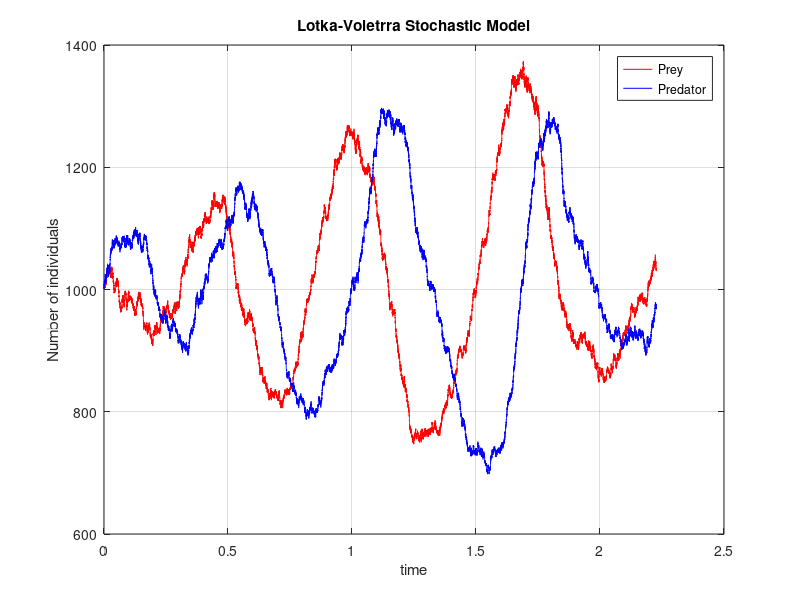
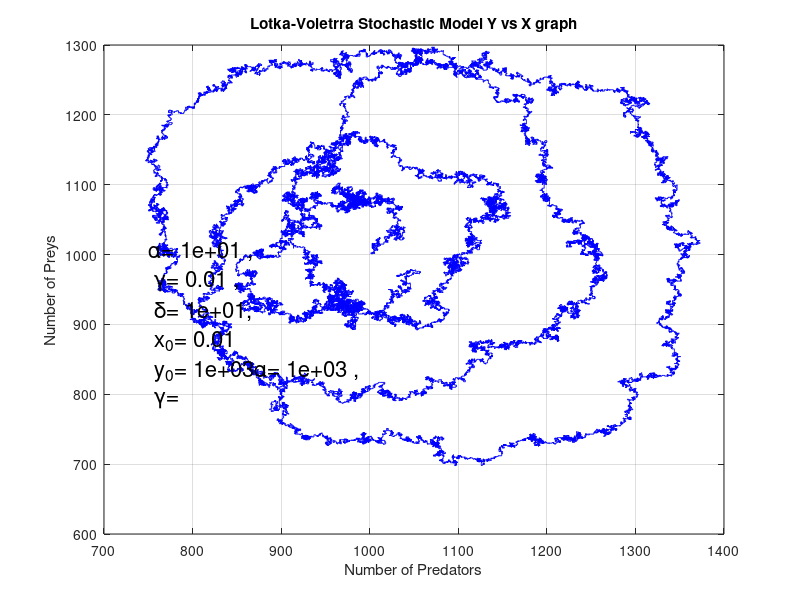

The MATLAB source for these figures, in order:
%Lotka reactions
%Based on Gillespie D. Exact Stochastic SImulation of COupled Chemical...
function lotca_stochastic();

clear all
close all
clc

%initial conditions 

global alpha;
global beta;
global delta;
global gamma;

alpha=10;
beta=0.01;
delta=beta;
gamma=10;


x0=1002;
y0=1002;

t0=0;
t=t0;

x=x0;
y=y0;

xplot=ones(1,1)*x0;
yplot=ones(1,1)*y0;
tplo=zeros(1,1);
tplo(1,1)=t0;



s=0;
smax=90000;

while s<smax    
    
    a(1)=alpha*x;
    a(2)=beta*x*y;
    a(3)=delta*x*y;
    a(4)=gamma*y;
    a0=sum(a);
    %step 2
    r=rand(2,1);
    tao=-log(r(1))/a0;
    mu=find((cumsum(a) >= r(2)*a0),1,'first');
    %step 3
    t=t+tao;
    
    if mu==1
        x=x+1;
    elseif mu==2
        x=x-1;        
    elseif mu==3
        y=y+1;
    elseif mu==4
        y=y-1;
    elseif mu==5
            x=x;
    elseif mu==6
            y=y;
    end
   
 s=s+1;
 tplo(s)=t;
 xplot(s)=x;
 yplot(s)=y;
 end
 
%plots and ode solver    

figure(1)    
%plot(tplo,Xplot,'*b',te,ex,'r');
plot(tplo,xplot,'r',tplo,yplot,'b');
grid on
xlabel('time');
ylabel('Number of individuals');
title('Lotka-Voletrra Stochastic Model');
legend('Prey','Predator')
pos = get(gcf, 'Position'); %// gives x left, y bottom, width, height
equis = pos(3);
ye = pos(4);
htext=text(equis/2,ye/2,sprintf('\\alpha= %0.1g , \n \\gamma= %0.1g , \n \\delta= %0.1g, \n x_0= %0.1g \n y_0= %0.1g',alpha ,beta,gamma,delta,x0,y0),'FontSize',16);
dir1=strcat(pwd,'/results/','lotkavolterratimegraph');
save=strcat(dir1,num2str(y0),num2str(x0),'.png');  
saveas(figure(1),save);

figure(2)
plot(xplot,yplot,'b');
grid on
xlabel('Number of Predators');
ylabel('Number of Preys');
title('Lotka-Voletrra Stochastic Model Y vs X graph');
pos1 = get(gcf, 'Position'); %// gives x left, y bottom, width, height
xx1=pos1(1)
yy1=pos1(2)
equis = pos1(3)
ye = pos1(4)
pos1
htext=text(750,900,sprintf('\\alpha= %0.1g , \n \\gamma= %0.1g , \n \\delta= %0.1g, \n x_0= %0.1g \n y_0= %0.1g',alpha ,beta,gamma,delta,x0,y0),'FontSize',16);
dir2=strcat(pwd,'/results/','lotkavolterrayyvsx');
%save=strcat(dir2,num2str(y0),num2str(x0),'.png');    
%saveas(figure(2),save);
end
